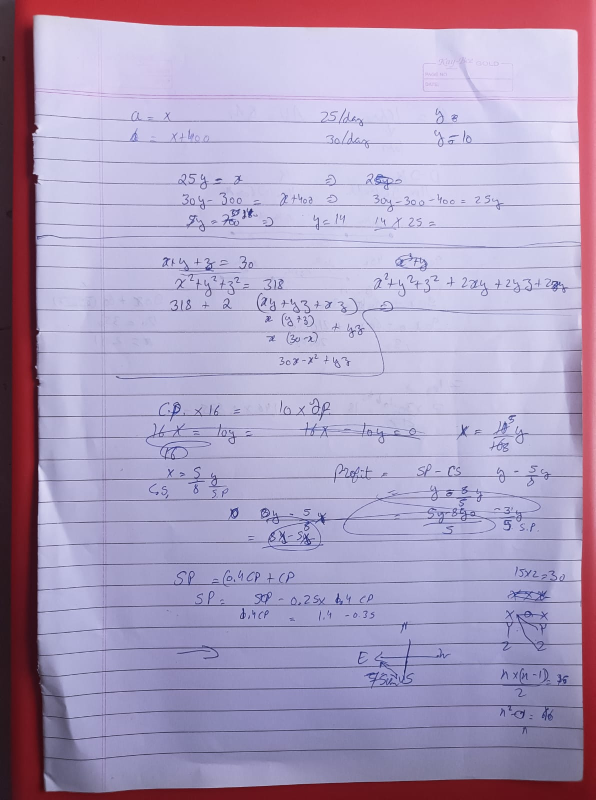
#> input picture Test.jpg, 1191 x 1600 px (shown at 1/2 size)
$ python -i utils.py   (imports and definitions only)
#> lines starting #> are read from the running program, lines starting #| are printed output that depends on the picture
#> further down, picture is the input picture: shape (1600, 1191, 3); mean B, G, R 190.4, 158.6, 172.6
import cv2
import numpy as np

import pytesseract
from pytesseract import Output as PyTe_OUT

#============================================================

# [30 lines left out: functions biggestContour, reorder, not called in this run]

#============================================================

def noise_removal(image):
    """Apply Blur filters and Morphological operations to reduce 'Pepper & Salt' Noise

    Args:
        image : Image for which to reduce noise [in Gray-scale]

    Returns:
        Noise reduced Image
    """
    import numpy as np
    image = cv2.bitwise_not(image)
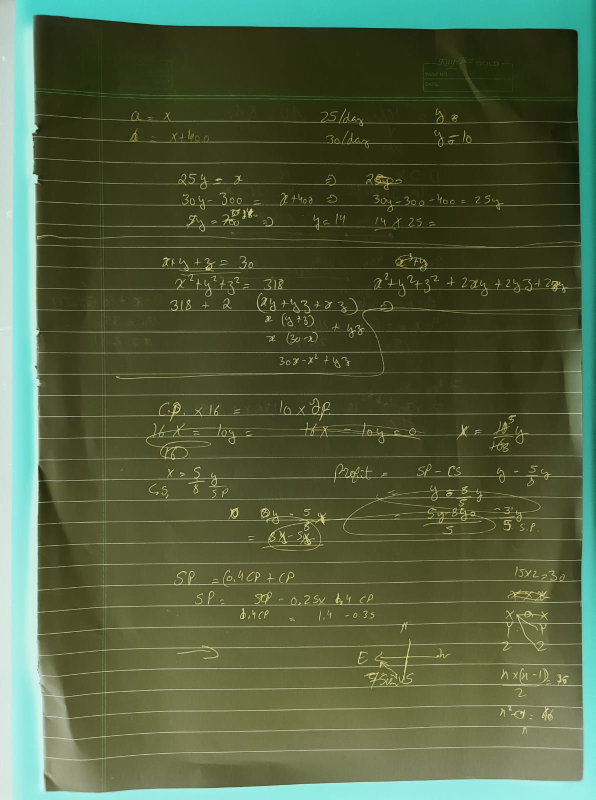
#> image: shape (1600, 1191, 3) (shown at 1/2 size); mean of channels 0, 1, 2 64.6, 96.4, 82.4; drawn as B, G, R

    image_blured = cv2.medianBlur(image, 3)

    kernel = np.ones((7,3), np.uint8)
    image_final_ = cv2.dilate(image_blured, kernel, iterations=1)
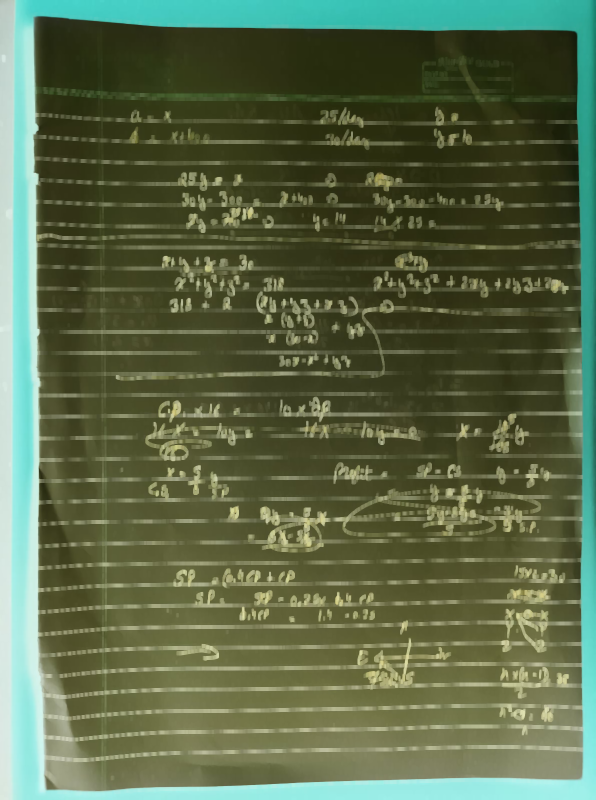
#> image_final_: shape (1600, 1191, 3) (shown at 1/2 size); mean of channels 0, 1, 2 73, 104.8, 90.5; drawn as B, G, R

    image_final = cv2.bitwise_and(image,image_final_)
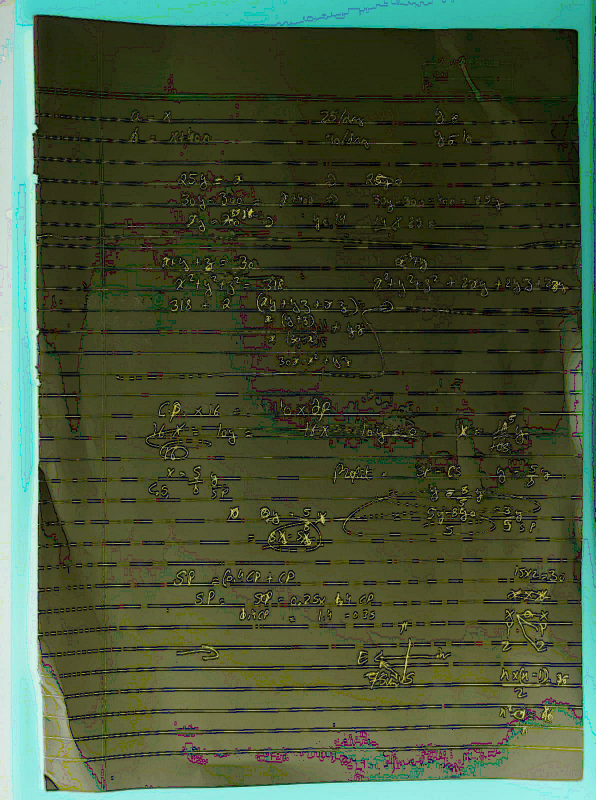
#> image_final: shape (1600, 1191, 3) (shown at 1/2 size); mean of channels 0, 1, 2 56.7, 84.7, 71; drawn as B, G, R
    image_final = cv2.bitwise_not(image_final)
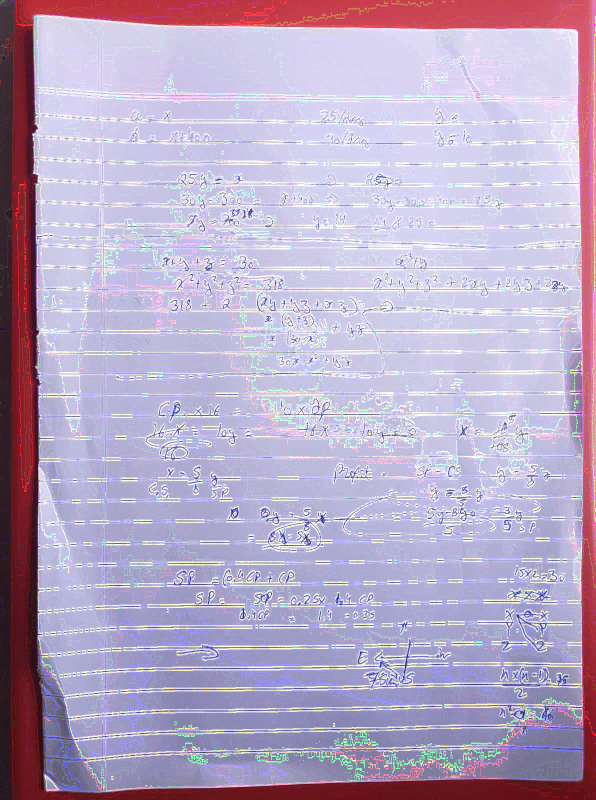
#> image_final: shape (1600, 1191, 3) (shown at 1/2 size); mean of channels 0, 1, 2 198.3, 170.3, 184; drawn as B, G, R
    return (image_final)

#============================================================

# [36 lines left out: functions thick_font, get_text_from_img, not called in this run]

#============================================================

>>> import cv2
>>> picture = cv2.imread('Test.jpg')
>>> result = noise_removal(picture)

$ run again, on T.jpg
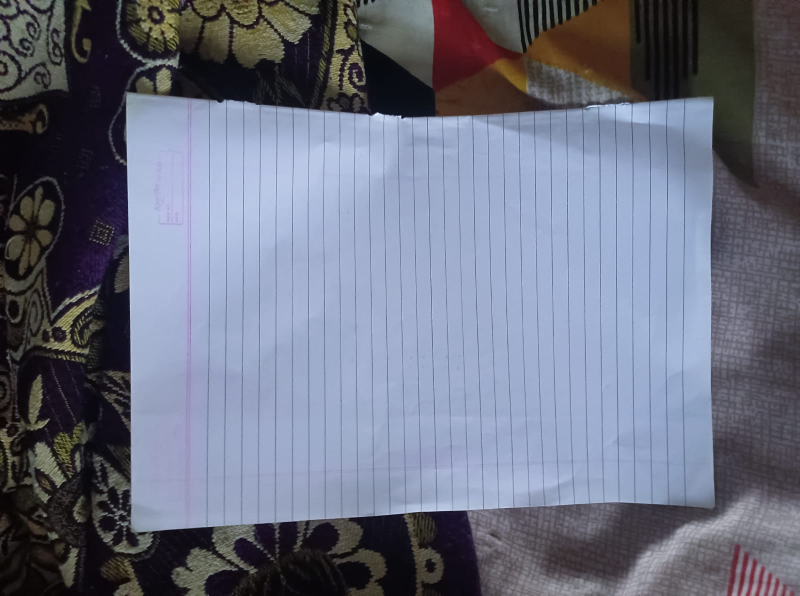
#> input picture T.jpg, 1600 x 1191 px (shown at 1/2 size)
#> picture is the input picture: shape (1191, 1600, 3); mean B, G, R 128.5, 111.8, 107.2
#> in noise_removal, `image_final_ = cv2.dilate(image_blured, kernel, iterations=1)`:
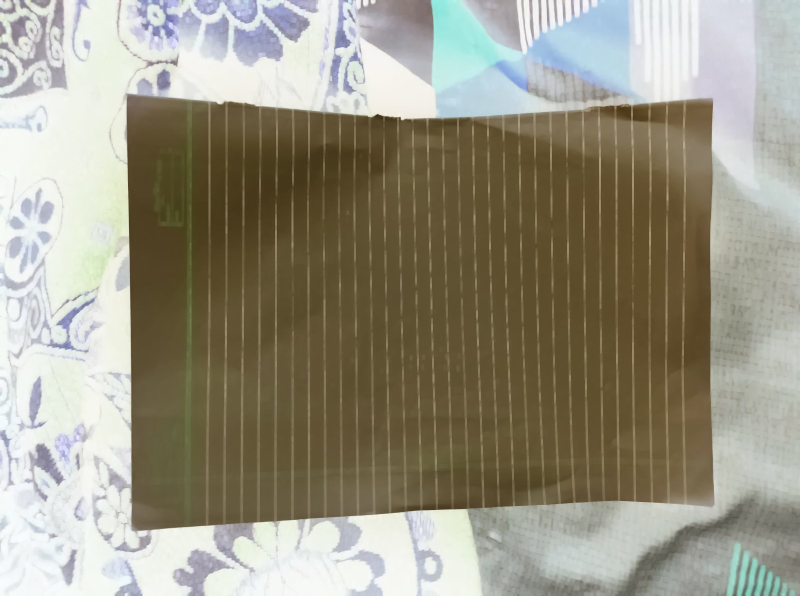
#> image_final_: shape (1191, 1600, 3) (shown at 1/2 size); mean of channels 0, 1, 2 132.1, 148.9, 153.2; drawn as B, G, R
#> in noise_removal, `image_final = cv2.bitwise_not(image_final)`:
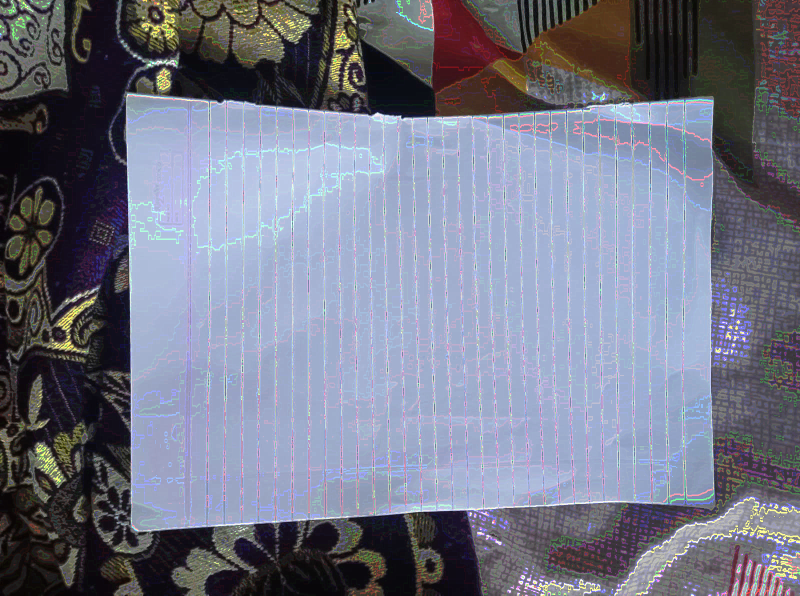
#> image_final: shape (1191, 1600, 3) (shown at 1/2 size); mean of channels 0, 1, 2 135.7, 119.1, 115.9; drawn as B, G, R
